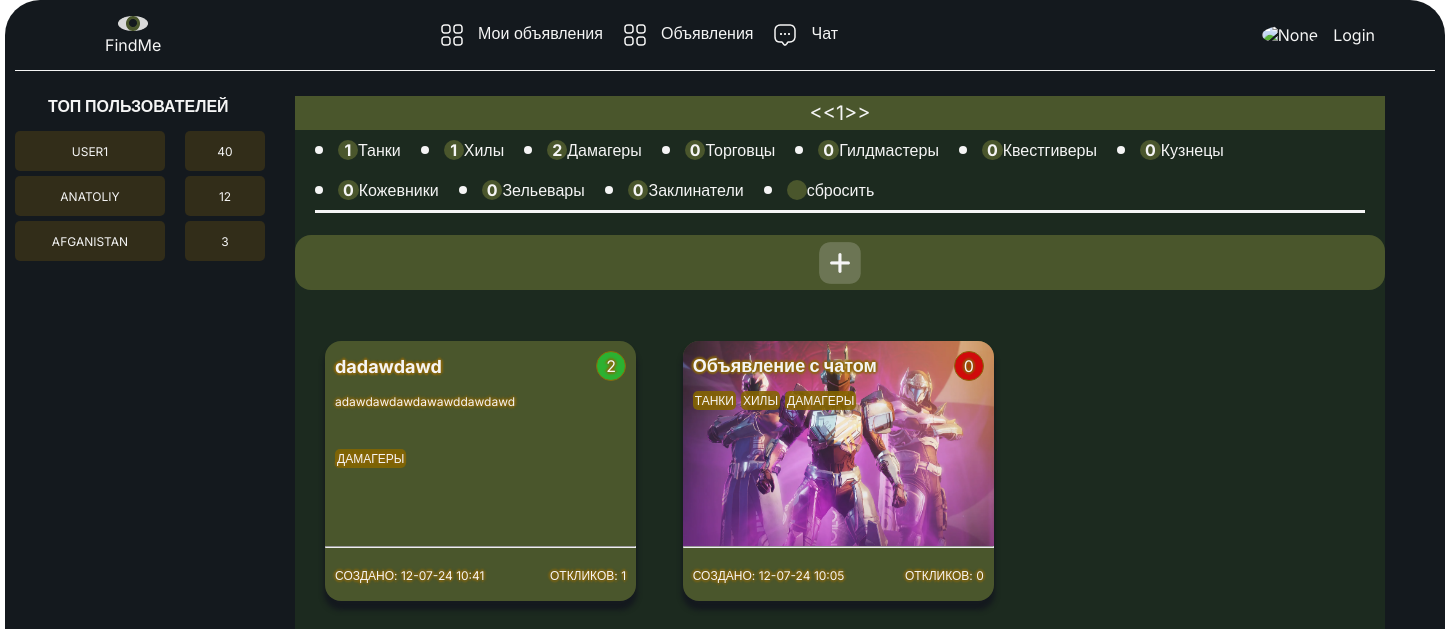
The app's page /advertisements/ with its own data.
### advertisement/models.py (models this page shows, shortened)
class Author(models.Model):
    user = models.OneToOneField(User, on_delete=models.CASCADE)
    rating = models.IntegerField(default=0)
    profile_photo = models.ImageField(default='images/no_avatar.jpg', blank=True, null=True, upload_to='images/%Y/%m/%d/')
    bio = models.TextField(default=None, blank=True, null=True, max_length=400)
    first_name = models.CharField(max_length=15, blank=True, null=True,)

class Category(models.Model):
    category_name = models.CharField(max_length=12)
    def __str__(self) -> str:
        return self.category_name

class Advertisement(models.Model):
    class AdvertisementState(models.TextChoices):
        in_progress = 'IN'
        unfinished = 'UN'
        finished = 'FI'
    state = models.CharField(
        max_length=2,
        choices=AdvertisementState,
        default=AdvertisementState.in_progress,
    )
    header = models.CharField(max_length=40, verbose_name='Заголовок')
    body = models.TextField(max_length=300, verbose_name='Содержание')
    file_1 = models.FileField(verbose_name='Файл 1', blank=True, null=True, upload_to='files/%Y/%m/%d/')
    file_2 = models.FileField(verbose_name='Файл 2', blank=True, null=True, upload_to='files/%Y/%m/%d/')
    file_3 = models.FileField(verbose_name='Файл 3', blank=True, null=True, upload_to='files/%Y/%m/%d/')
    header_image = models.FileField(verbose_name='Обложка', blank=True, null=True, upload_to='files/%Y/%m/%d/')
    creation_date = models.DateTimeField(auto_now_add=True, verbose_name='Дата создания')
    status = models.BooleanField(default=True, verbose_name='Статус')
    slots = models.PositiveIntegerField(default=1, verbose_name = 'Слотов доступно')
    chat_id = models.PositiveIntegerField(default=0, blank=True, null=True)
    author = models.ForeignKey(Author, on_delete=models.CASCADE, related_name='author', verbose_name='Автор')
    viewers = models.ManyToManyField(Author, verbose_name='Просмотры', related_name='viewers', blank=True)
    category = models.ManyToManyField(Category, verbose_name='Категория')
    response = models.ManyToManyField(Message, verbose_name='Отклики', blank=True, related_name='responses')
    accepted_authors = models.ManyToManyField(Author, verbose_name='Участники', blank=True, related_name='accepted_users')
    liked_authors = models.ManyToManyField(Author, verbose_name='Лайки', blank=True, related_name='liked_authors')
    disliked_authors = models.ManyToManyField(Author, verbose_name='Дизлайки', blank=True, related_name='disliked_authors')

### advertisement/views.py (the view)
# urls.py: path('', AdvertisementList.as_view(), name='advertisements'),
class AdvertisementList(ListView):
    model = Advertisement
    ordering = '-creation_date'
    template_name = 'advertisements.html'
    context_object_name = 'advertisements'
    paginate_by = 9
    def get_queryset(self):
        queryset = super().get_queryset()
        self.filterset = AdvertisementSearchFilter(self.request.GET, queryset)
        return self.filterset.qs
    def get_context_data(self, **kwargs):
        context = super().get_context_data(**kwargs)
        categorys = Category.objects.get_queryset().order_by('id')
        authors = Author.objects.get_queryset().order_by('id')
        context['categorys'] = categorys
        context['authors'] = authors.order_by('-rating')
        context['filterset'] = self.filterset
        return context

### advertisement/templatetags/custom_tags.py (called while the page is built)
@register.simple_tag
def category_counter(category_id):
   count = Advertisement.objects.filter(category__id=category_id)
   return count.count()

### templates/advertisements.html (shortened to what this page needs)
{% extends 'default.html' %}
{% load static %}
{% load custom_tags %}
{% block content %}
<div class="advertisements container">
    <div class="adverisements-user_top">
        <h1 class="user-top_header">топ пользователей</h1>
        <div class="user-top_item">
            {% for author in authors|slice:":10" %}
                <a href="{% url 'profile' pk=author.id %}" class="top-item_a">
                    <div class="user-top_item__name">
                        <p>{{author.user.username}}</p>
                    </div>
                    <div class="user-top_item__rating">
                        <p>{{author.rating}}</p>
                    </div>
                </a>
            {% endfor %}
        </div>
    </div>
    <div class="content-wrapper">
        <div class="pagination">
            <span class="step-links">
                    <span class="current">
                        <<{{page_obj.number}}>>
                    </span>
            </span>
        </div>
        <ul class="advertisements-category">
            {% for category in categorys %}
             <li class="advertisements-category_item"><p>{% category_counter category.id %}</p><a href="?category={{category.id}}">{{category}}</a></li>
            {% endfor %}
            <li class="advertisements-category_item"><p></p><a href="?">сбросить</a></li>
        </ul>
        <div class="advertisements-item_add">
            <a href="{% url 'advertisement_create' %}"><img src="{% static 'images/add-square.png' %}" alt="">
            </a>
        </div>
        <div class="advertisements-container">
            {% for post in advertisements %}
                {% if post.header_image %}
                <div class="advertisements-item">
                    <a href="{{post.id}}" class="advertisements-item_link">
                            <div class="advertisements-item_body" style="background-image: url('{{ post.header_image.url }}'); border-radius: 16px 16px 0 0;">
                                <div class="advertisements-item_header" >
                                    {% if  post.slots > 0 %}
                                        <h1 class="advertisements-item_header__h1">{{post.header}}</h1><div  class="advertisements-item_header__p" style="background-color: #2CB131;"><p>{{post.slots}}</p></div>
                                    {% else %}
                                        <h1 class="advertisements-item_header__h1">{{post.header}}</h1><div  class="advertisements-item_header__p" style="background-color: #D00B0B;"><p>{{post.slots}}</p></div>
                                    {% endif %}
                                </div>
                                <div class="advertisements-item_tags">
                                    {% for category in post.category.all %}
                                        <div class="item-tag">{{category}}</div>
                                    {%endfor%}
                                </div>
                            </div>
                            <hr style="margin-bottom: 10px;">
                            <div class="advertisements-item_footer">
                                <p>Создано: {{post.creation_date |date:'d-m-y H:i'}}</p>
                                <p>Откликов: {% if post.response.count > 0%}{{post.response.count}}{% else %}0{% endif %}</p>
                            </div>
                    </a>
                </div>
                {% else %}
                <div class="advertisements-item">
                    <a href="{{post.id}}" class="advertisements-item_link">
                            <div class="advertisements-item_body">
                                <div class="advertisements-item_header" >
                                    {% if  post.slots > 0 %}
                                        <h1 class="advertisements-item_header__h1">{{post.header}}</h1><div  class="advertisements-item_header__p" style="background-color: #2CB131;"><p>{{post.slots}}</p></div>
                                    {% else %}
                                        <h1 class="advertisements-item_header__h1">{{post.header}}</h1><div  class="advertisements-item_header__p" style="background-color: #D00B0B;"><p>{{post.slots}}</p></div>
                                    {% endif %}
                                </div>
                                <div class="advertisements-item_text">
                                    <p>{{post.body}}</p>
                                </div>
                                <div class="advertisements-item_tags">
                                    {% for category in post.category.all %}
                                        <div class="item-tag">{{category}}</div>
                                    {%endfor%}
                                </div>
                            </div>
                            <hr style="margin-bottom: 10px;">
                            <div class="advertisements-item_footer">
                                <p>Создано: {{post.creation_date |date:'d-m-y H:i'}}</p>
                                <p>Откликов: {% if post.response.count > 0 %}{{post.response.count}}{% else %} 0 {% endif %}</p>
                            </div>
                    </a>
                </div>
                {% endif %}
            {% endfor %}
        </div>
    </div>
</div>
{% endblock %}

### templates/default.html (shortened to what this page needs)
<!DOCTYPE html>
{% load static %}
<head>
    <link href="{% static 'css/styles.css' %}" rel="stylesheet" />
</head>
<div class="wrapper">
    <header>
        <nav class="header-nav">
            <div class="nav-logo">
                <a href="#"><img src="{% static 'images/logo.png' %}" alt="None" width="30px" height="15px"></a>
                <p>FindMe</p>
            </div>
            <div class="nav-header_item">
                <a href="{% url 'my-advertisements' %}"><img src="{% static 'images/advertisements.png' %}" alt="None" width="24px" height="24px">
                    <p>Мои объявления</p>
                </a>
            </div>
            <div class="nav-header_item">
                <a href="{% url 'advertisements' %}"><img src="{% static 'images/advertisements.png' %}" alt="None" width="24px" height="24px">
                    <p>Объявления</p>
                </a>
            </div>
            <div class="nav-header_item">
                <a href="{% url 'chats' %}"><img src="{% static 'images/messages.png' %}" alt="None" width="24px" height="24px">
                    <p>Чат</p>
                </a>
            </div>
            <div class="nav-user_profile">
                {% if request.user.username %}
                    <a href="{% url 'profile' pk=request.user.author.id %}" class="profile"><img src="{{ request.user.author.profile_photo.url }}" alt="None" width="45px" height="45px"></a>
                    <p>{{ request.user.username }}</p>
                {% else %}
                    <a href="{% url 'account_login' %}" class="profile"><img src="{% static 'images/no_avatar.jpg' %}" alt="None" width="45px" height="45px"></a>
                    <p><a href="{% url 'account_login' %}">Login</a></p>
                {% endif %}
            </div>
        </nav>
    </header>
    <body>
        {% block content %}
        {% endblock %}
    </body>
</div>
</html>

### records on screen
Author: user.username "USER1", rating "40"
Author: user.username "ANATOLIY", rating "12"
Author: user.username "AFGANISTAN", rating "3"
Category: id "1", category_name "Танки", category_name "ТАНКИ"
Category: id "1", category_name "Хилы", category_name "ХИЛЫ"
Category: id "2", category_name "Дамагеры", category_name "ДАМАГЕРЫ"
Category: id "0", category_name "Торговцы"
Category: id "0", category_name "Гилдмастеры"
Category: id "0", category_name "Квестгиверы"
Category: id "0", category_name "Кузнецы"
Category: id "0", category_name "Кожевники"
Category: id "0", category_name "Зельевары"
Category: id "0", category_name "Заклинатели"
Advertisement: header "dadawdawd", slots "2", body "adawdawdawdawawddawdawd", creation_date "12-07-24 10:41", response.count "1"
Advertisement: header_image (picture), header "Объявление с чатом", slots "0", creation_date "12-07-24 10:05"

### other values on screen
{{ page_obj.number }} "1"
